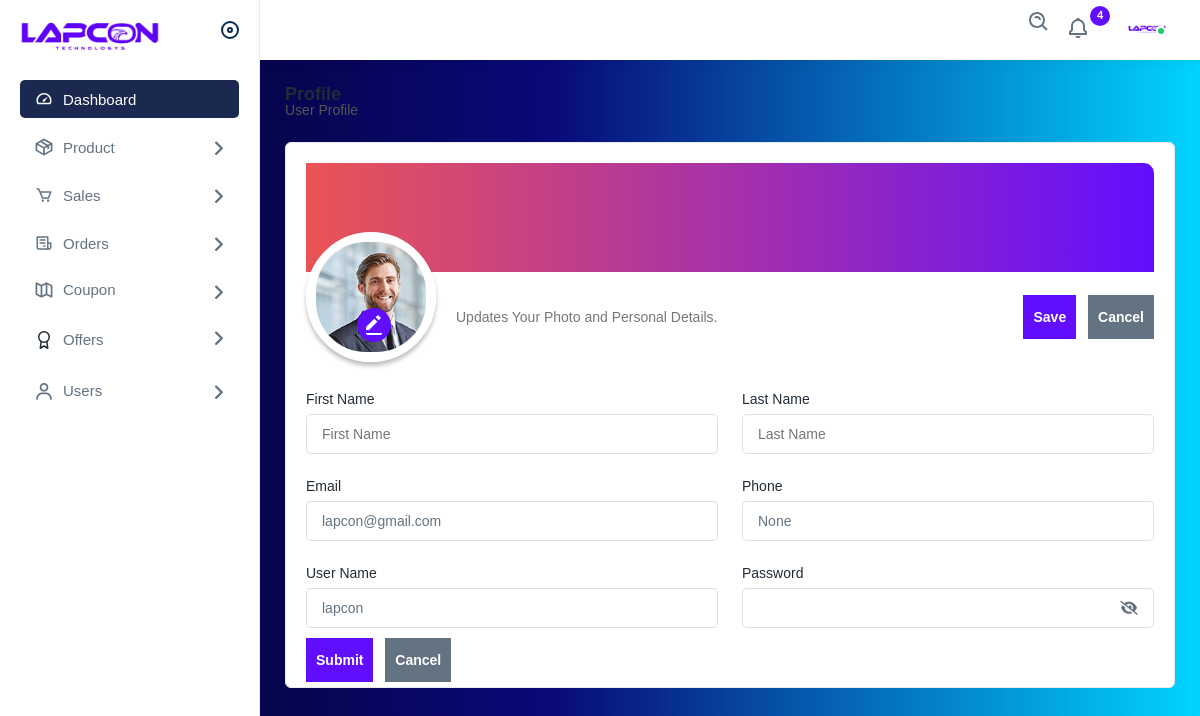
Before: /admin_panel/profile/1/ (signed in) with the older database file.
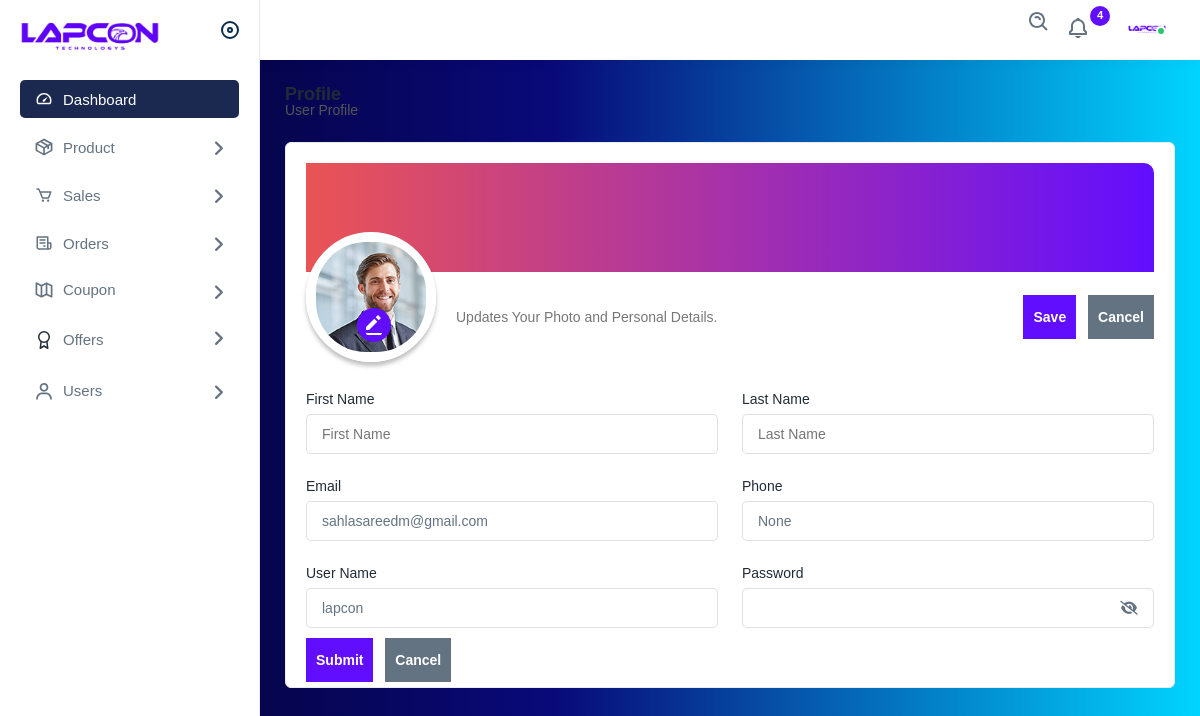
After: the same page with the newer database file.
### Users/models.py (models this page shows)
class Custom_User(AbstractUser):
    phone=models.CharField(null=True, max_length=20)
    email=models.EmailField(max_length=50,unique=True)
    profile_pic = models.ImageField(upload_to='profile_pic/%Y/%m/%d/', blank=True, null=True, default='profile_pic/default.jpg')

### admin_panel/views.py (the view)
# urls.py: path('admin_panel/profile/<int:user_id>/', views.profile, name='profile'),
@login_required(login_url='admin_signin')
@user_passes_test(is_staff, login_url='/')
def profile(request, user_id):
    user = User.objects.get(pk=user_id)
    return render(request, 'admin/profile.html',{'user':user})

### admin_panel/views.py (called while the page is built)
def is_staff(user):
    return user.is_staff

### templates/admin/profile.html (shortened to what the changed rows need)
{% extends 'admin/layout.html' %}
{% load static %}
{% block content %}
    <div class="page-wrapper">
        <div class="content">
            <div class="card">
                <div class="card-body">
                    <div class="row">
                        <div class="col-lg-6 col-sm-12">
                            <div class="form-group">
                                <label>Email</label>
                                <input type="text" placeholder="Email" value="{{user.email}}">
                            </div>
                        </div>
                        <div class="col-lg-6 col-sm-12">
                            <div class="form-group">
                                <label>Phone</label>
                                <input type="text" placeholder="Phone" value="{{user.phone}}">
                            </div>
                        </div>
                        <div class="col-lg-6 col-sm-12">
                            <div class="form-group">
                                <label>User Name</label>
                                <input type="text" placeholder="User Name" value="{{user.username}}">
                            </div>
                        </div>
                    </div>
                </div>
            </div>
        </div>
    </div>
{% endblock %}

Changed rows visible on the page:
changed Custom_User "None": email "lapcon@gmail.com" → "sahlasareedm@gmail.com"
